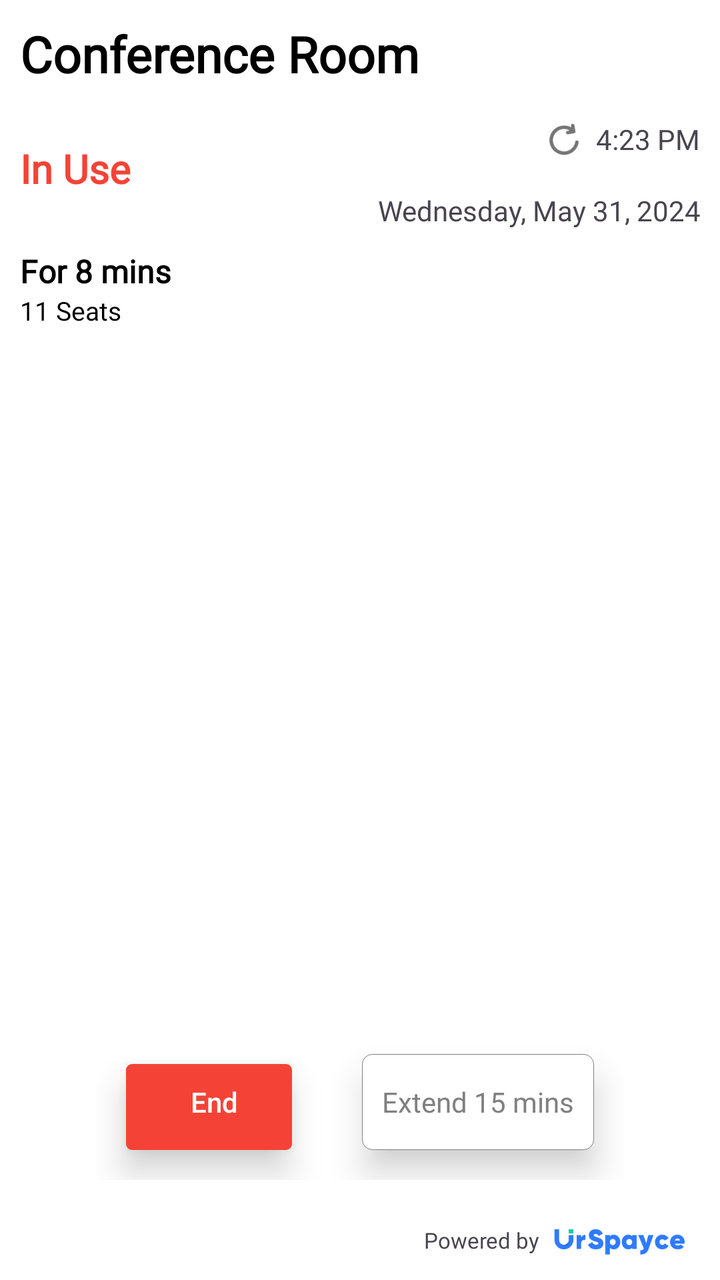
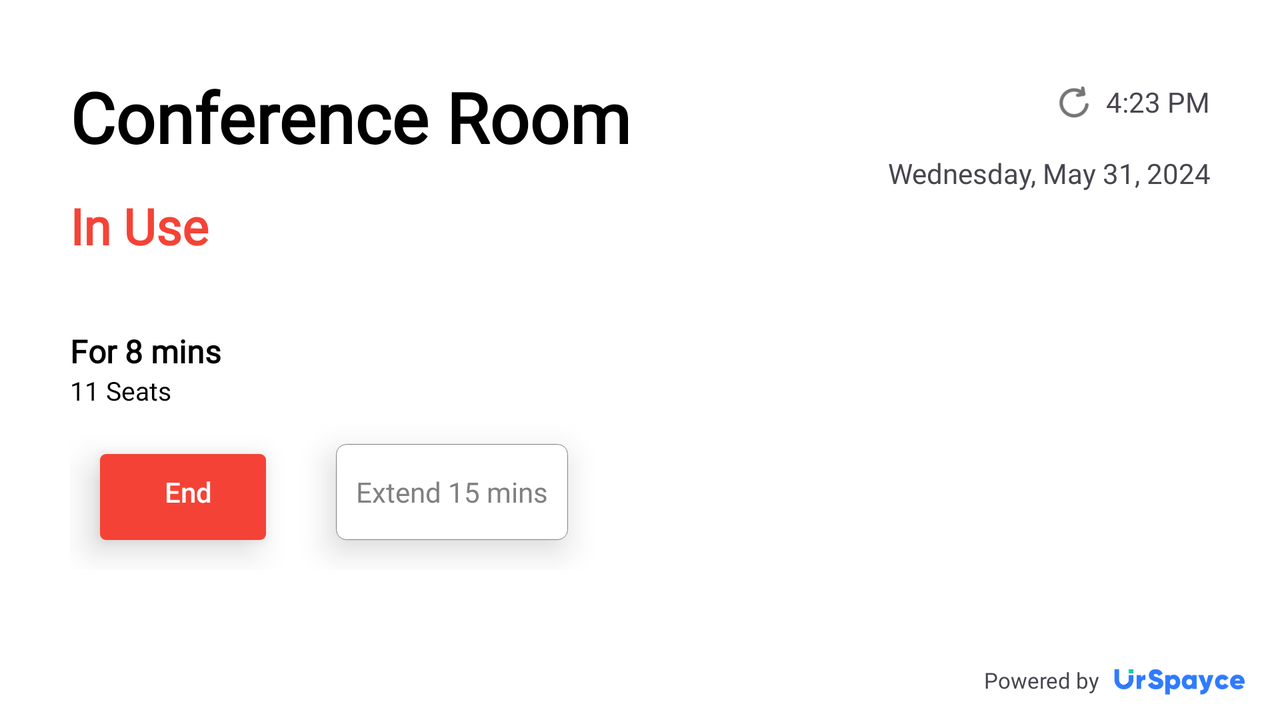

First picture: res/layout/ on a phone held upright. Second picture: the repository's own variant of that layout, on a device whose configuration matches the variant's folder. Source for both follows.
<!-- AndroidManifest.xml: application theme Theme.RoomBooking -->
<!-- res/layout/activity_conference_room2.xml -->
<?xml version="1.0" encoding="utf-8"?>
<layout xmlns:android="http://schemas.android.com/apk/res/android"
    xmlns:tools="http://schemas.android.com/tools">

    <RelativeLayout
        android:layout_width="match_parent"
        android:layout_height="match_parent"
        android:background="@color/white"
        tools:context=".Activity.ConferenceRoomActivity2">

        <LinearLayout
            android:layout_width="match_parent"
            android:layout_height="match_parent"
            android:background="@color/white"
            android:orientation="vertical"
            tools:context=".Activity.ConferenceRoomAvailableActivity">

            <RelativeLayout
                android:layout_width="match_parent"
                android:layout_height="0dp"
                android:layout_weight="1">

                <LinearLayout
                    android:layout_width="match_parent"
                    android:layout_height="match_parent"
                    android:layout_margin="10sp"
                    android:orientation="vertical">

                    <TextView
                        android:layout_width="match_parent"
                        android:layout_height="wrap_content"
                        android:fontFamily="@font/poppins_regular"
                        android:text="Conference Room"
                        android:textColor="@color/black"
                        android:textSize="25sp"
                        android:textStyle="bold" />

                    <LinearLayout
                        android:layout_width="match_parent"
                        android:layout_height="wrap_content"
                        android:layout_marginTop="10sp"
                        android:orientation="horizontal">

                        <TextView
                            android:layout_width="match_parent"
                            android:layout_height="wrap_content"
                            android:layout_gravity="center"
                            android:layout_weight="1"
                            android:fontFamily="@font/poppins_regular"
                            android:text="In Use"
                            android:textColor="@color/red_color"
                            android:textSize="20sp"
                            android:textStyle="bold" />

                        <LinearLayout
                            android:layout_width="match_parent"
                            android:layout_height="wrap_content"
                            android:layout_weight="1"
                            android:orientation="vertical">

                            <TextView
                                android:layout_width="wrap_content"
                                android:layout_height="wrap_content"
                                android:layout_gravity="end"
                                android:drawableLeft="@drawable/ic_refresh"
                                android:fontFamily="@font/poppins_regular"
                                android:gravity="center"
                                android:text="4:23 PM"
                                android:textAlignment="textEnd" />

                            <TextView
                                android:layout_width="match_parent"
                                android:layout_height="wrap_content"
                                android:layout_marginTop="10sp"
                                android:fontFamily="@font/poppins_regular"
                                android:text="Wednesday, May 31, 2024"
                                android:textAlignment="textEnd" />
                        </LinearLayout>

                    </LinearLayout>

                    <TextView
                        android:layout_width="match_parent"
                        android:layout_height="wrap_content"
                        android:layout_marginTop="10sp"
                        android:fontFamily="@font/poppins_regular"
                        android:text="For 8 mins"
                        android:textColor="@color/black"
                        android:textSize="16sp"
                        android:textStyle="bold" />

                    <TextView
                        android:layout_width="match_parent"
                        android:layout_height="wrap_content"
                        android:fontFamily="@font/poppins_regular"
                        android:text="11 Seats"
                        android:textColor="@color/black"
                        android:textSize="13sp" />

                    <LinearLayout
                        android:layout_width="match_parent"
                        android:layout_height="match_parent"
                        android:layout_weight="1"
                        android:orientation="vertical">

                        <androidx.recyclerview.widget.RecyclerView
                            android:id="@+id/recyclerView"
                            android:layout_width="match_parent"
                            android:layout_height="wrap_content"
                            android:layout_marginTop="15sp"
                            android:layout_weight="1" />


                        <LinearLayout
                            android:layout_width="wrap_content"
                            android:layout_height="wrap_content"
                            android:layout_gravity="center"
                            android:orientation="horizontal">

                            <androidx.appcompat.widget.AppCompatButton
                                android:id="@+id/pairDeviceButton"
                                android:layout_width="wrap_content"
                                android:layout_height="wrap_content"
                                android:layout_gravity="center"
                                android:layout_margin="15sp"
                                android:background="@drawable/button_selector_red"
                                android:elevation="10dp"
                                android:gravity="center"
                                android:padding="10sp"
                                android:stateListAnimator="@null"
                                android:text="End"
                                android:textAlignment="center"
                                android:textAllCaps="false"
                                android:textColor="@color/white" />


                            <androidx.appcompat.widget.AppCompatButton
                                android:id="@+id/extendButton"
                                android:layout_width="wrap_content"
                                android:layout_height="wrap_content"
                                android:layout_gravity="center"
                                android:layout_margin="15sp"
                                android:layout_marginHorizontal="15sp"
                                android:background="@drawable/button_shape_1"
                                android:elevation="10dp"
                                android:fontFamily="@font/poppins_regular"
                                android:gravity="center"
                                android:padding="10sp"
                                android:stateListAnimator="@null"
                                android:text="Extend 15 mins"
                                android:textAlignment="center"
                                android:textAllCaps="false"
                                android:textColor="@color/gray_color" />

                        </LinearLayout>

                    </LinearLayout>

                </LinearLayout>

            </RelativeLayout>

            <LinearLayout
                android:layout_width="wrap_content"
                android:layout_height="wrap_content"
                android:layout_gravity="end"
                android:layout_margin="10sp">


                <TextView
                    android:layout_width="wrap_content"
                    android:layout_height="wrap_content"
                    android:layout_gravity="center"
                    android:fontFamily="@font/poppins_regular"
                    android:text="Powered by"
                    android:textSize="11sp" />

                <ImageView
                    android:layout_width="80sp"
                    android:layout_height="20sp"
                    android:layout_gravity="center"
                    android:src="@drawable/logo" />

            </LinearLayout>
        </LinearLayout>

    </RelativeLayout>
</layout>
<!-- resources referenced by this layout -->
<resources>
  <color name="black">#FF000000</color>
  <color name="gray_color">#808080</color>
  <color name="red_color">#F44336</color>
  <color name="white">#FFFFFFFF</color>
  <!-- drawable button_selector_red (drawable) -->
  <?xml version="1.0" encoding="utf-8"?>
  <selector xmlns:android="http://schemas.android.com/apk/res/android">
      <item>
          <layer-list>
              <item android:right="5dp" android:top="5dp">
                  <shape>
                      <corners android:radius="3dp" />
                      <solid android:color="@color/red_color" />
                  </shape>
              </item>
          </layer-list>
      </item>
  </selector>
  <!-- drawable button_shape_1 (drawable) -->
  <?xml version="1.0" encoding="utf-8"?>
  <shape xmlns:android="http://schemas.android.com/apk/res/android"
      android:shape="rectangle">
      <gradient
          android:angle="270"
          android:endColor="#FFFFFF"
          android:startColor="#FFFFFF" />
      <corners android:radius="5dp" />
      <stroke
          android:width="1px"
          android:color="#808080" />
  </shape>
  <!-- drawable ic_refresh: png bitmap (drawable-hdpi, 892 bytes) -->
  <!-- drawable logo: png bitmap (drawable, 4017 bytes) -->
  <style name="Theme.RoomBooking" parent="Base.Theme.RoomBooking" />
  <style name="Base.Theme.RoomBooking" parent="Theme.Material3.DayNight.NoActionBar">
          
          
      </style>
</resources>
<!-- res/layout-w600dp/activity_conference_room2.xml (the repository's variant of the layout above) -->
<!-- drawn on the phone turned sideways -->
<?xml version="1.0" encoding="utf-8"?>
<layout xmlns:android="http://schemas.android.com/apk/res/android"
    xmlns:app="http://schemas.android.com/apk/res-auto"
    xmlns:tools="http://schemas.android.com/tools">

    <LinearLayout
        android:layout_width="match_parent"
        android:layout_height="match_parent"
        android:background="@color/white"
        android:orientation="vertical"
        tools:context=".Activity.ConferenceRoomAvailableActivity">

        <RelativeLayout
            android:layout_width="match_parent"
            android:layout_height="0dp"
            android:layout_margin="25sp"
            android:layout_weight="1">

            <LinearLayout
                android:layout_width="match_parent"
                android:layout_height="match_parent"
                android:layout_margin="10sp"
                android:orientation="vertical">

                <LinearLayout
                    android:layout_width="match_parent"
                    android:layout_height="wrap_content"
                    android:orientation="horizontal">

                    <TextView
                        android:layout_width="match_parent"
                        android:layout_height="wrap_content"
                        android:layout_weight="1"
                        android:fontFamily="@font/poppins_regular"
                        android:text="Conference Room"
                        android:textColor="@color/black"
                        android:textSize="35sp"
                        android:textStyle="bold" />


                    <LinearLayout
                        android:layout_width="match_parent"
                        android:layout_height="wrap_content"
                        android:layout_weight="1"
                        android:orientation="vertical">

                        <TextView
                            android:layout_width="wrap_content"
                            android:layout_height="wrap_content"
                            android:layout_gravity="end"
                            android:drawableLeft="@drawable/ic_refresh"
                            android:fontFamily="@font/poppins_regular"
                            android:gravity="center"
                            android:text="4:23 PM"
                            android:textAlignment="textEnd" />

                        <TextView
                            android:layout_width="match_parent"
                            android:layout_height="wrap_content"
                            android:layout_marginTop="10sp"
                            android:fontFamily="@font/poppins_regular"
                            android:text="Wednesday, May 31, 2024"
                            android:textAlignment="textEnd" />
                    </LinearLayout>
                </LinearLayout>


                <LinearLayout
                    android:layout_width="match_parent"
                    android:layout_height="match_parent"
                    android:layout_weight="1"
                    android:orientation="horizontal">


                    <LinearLayout
                        android:layout_width="match_parent"
                        android:layout_height="match_parent"
                        android:layout_weight="1"
                        android:orientation="vertical">


                        <LinearLayout
                            android:layout_width="match_parent"
                            android:layout_height="match_parent"
                            android:layout_weight="1"
                            android:orientation="vertical">

                            <TextView
                                android:layout_width="match_parent"
                                android:layout_height="wrap_content"
                                android:layout_gravity="center"
                                android:fontFamily="@font/poppins_regular"
                                android:text="In Use"
                                android:textColor="@color/red_color"
                                android:textSize="25sp"
                                android:textStyle="bold" />

                            <TextView
                                android:layout_width="match_parent"
                                android:layout_height="wrap_content"
                                android:layout_marginTop="35sp"
                                android:fontFamily="@font/poppins_regular"
                                android:text="For 8 mins"
                                android:textColor="@color/black"
                                android:textSize="16sp"
                                android:textStyle="bold" />

                            <TextView
                                android:layout_width="match_parent"
                                android:layout_height="wrap_content"
                                android:fontFamily="@font/poppins_regular"
                                android:text="11 Seats"
                                android:textColor="@color/black"
                                android:textSize="13sp" />

                        </LinearLayout>


                        <LinearLayout
                            android:layout_width="wrap_content"
                            android:layout_height="wrap_content"
                            android:orientation="horizontal">

                            <androidx.appcompat.widget.AppCompatButton
                                android:id="@+id/pairDeviceButton"
                                android:layout_width="wrap_content"
                                android:layout_height="wrap_content"
                                android:layout_gravity="center"
                                android:layout_margin="15sp"
                                android:background="@drawable/button_selector_red"
                                android:elevation="10dp"
                                android:gravity="center"
                                android:padding="10sp"
                                android:stateListAnimator="@null"
                                android:text="End"
                                android:textAlignment="center"
                                android:textAllCaps="false"
                                android:textColor="@color/white" />


                            <androidx.appcompat.widget.AppCompatButton
                                android:id="@+id/extendButton"
                                android:layout_width="wrap_content"
                                android:layout_height="wrap_content"
                                android:layout_gravity="center"
                                android:layout_margin="15sp"
                                android:layout_marginHorizontal="15sp"
                                android:background="@drawable/button_shape_1"
                                android:elevation="10dp"
                                android:fontFamily="@font/poppins_regular"
                                android:gravity="center"
                                android:padding="10sp"
                                android:stateListAnimator="@null"
                                android:text="Extend 15 mins"
                                android:textAlignment="center"
                                android:textAllCaps="false"
                                android:textColor="@color/gray_color" />

                        </LinearLayout>

                    </LinearLayout>

                    <androidx.recyclerview.widget.RecyclerView
                        android:id="@+id/recyclerView"
                        android:layout_width="match_parent"
                        android:layout_height="wrap_content"
                        android:layout_marginTop="15sp"
                        android:layout_weight="1" />


                </LinearLayout>

            </LinearLayout>

        </RelativeLayout>

        <LinearLayout
            android:layout_width="wrap_content"
            android:layout_height="wrap_content"
            android:layout_gravity="end"
            android:layout_margin="10sp">


            <TextView
                android:layout_width="wrap_content"
                android:layout_height="wrap_content"
                android:layout_gravity="center"
                android:fontFamily="@font/poppins_regular"
                android:text="Powered by"
                android:textSize="11sp" />

            <ImageView
                android:layout_width="80sp"
                android:layout_height="20sp"
                android:layout_gravity="center"
                android:src="@drawable/logo" />

        </LinearLayout>
    </LinearLayout>
</layout>
